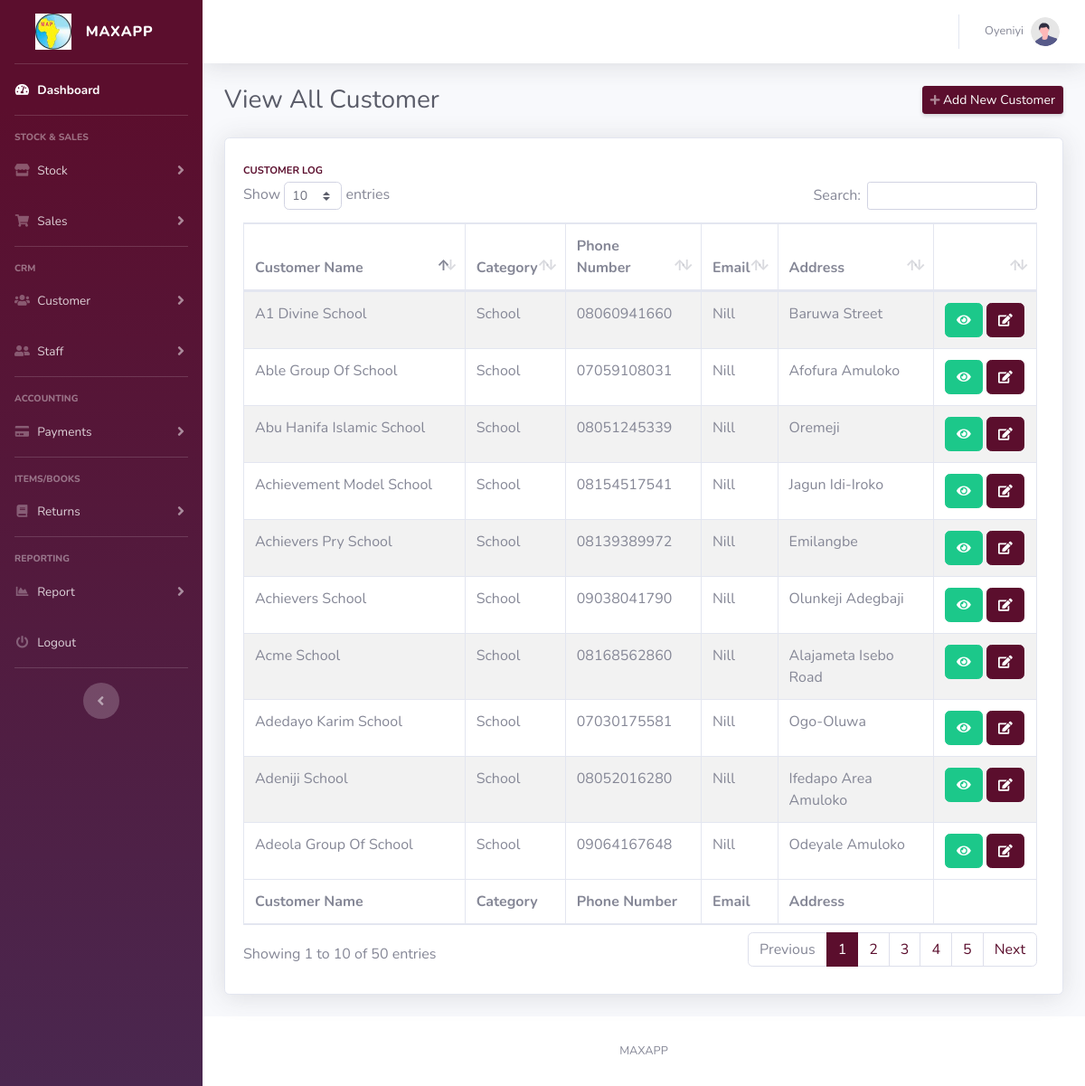
/viewcustomer.php (signed in), run on the app's committed database.
### tables this page shows
CREATE TABLE `customers_table` (
  `customer_id` bigint(20) NOT NULL,
  `customer_category` varchar(100) NOT NULL,
  `customer_name` varchar(1000) NOT NULL,
  `customer_mobile` varchar(50) NOT NULL,
  `customer_address` varchar(1000) NOT NULL,
  `customer_email` varchar(1000) DEFAULT NULL,
  `reg_date` datetime NOT NULL DEFAULT current_timestamp()
);

### classes/DataConnect.class.php (called while the page is built, shortened)
<?php
    class DataConnect{
        protected function connect(){
            $this->servername = "localhost";
            $this->username = "root";
            $this->password = "";
            $this->dbname = "maxventory";
            $datasourcename = 'mysql:host='.$this->servername.';dbname='.$this->dbname;
            $konet = new PDO($datasourcename, $this->username, $this->password);
            $konet->setAttribute(PDO::ATTR_DEFAULT_FETCH_MODE, PDO::FETCH_ASSOC);
            $konet->setAttribute(PDO::ATTR_ERRMODE, PDO::ERRMODE_EXCEPTION);
            return $konet;
        }
    }

### classes/CustomerModel.class.php (called while the page is built, shortened)
<?php
    class CustomerModel extends DataConnect{
         protected function getAllCustomer(){
            try{
                $getCust = "SELECT * FROM customers_table ORDER BY customer_id DESC";
                $custStmt = $this->connect()->query($getCust);
                $results = $custStmt->fetchAll();
                return $results;
            }
            catch (PDOException $ex)
            {
                $ex->getMessage();
            }
        }
    }

### classes/CustomerController.class.php (called while the page is built, shortened)
<?php
    class CustomerController extends CustomerModel{
        public function showCustomers(){
            $cust = $this->getAllCustomer();
        }
    }

### viewcustomer.php (the view, shortened to what this page needs)
<!DOCTYPE html>
<html lang="en">
<head>
    <?php $pageTitle = "View All Customer"; ?>
    <?php include('partial/header.part.php') ?>
    <link href="vendor/datatables/dataTables.bootstrap4.min.css" rel="stylesheet">
</head>
<body id="page-top">
    <div id="wrapper">
        <?php include('partial/navbar.part.php') ?>
        <div id="content-wrapper" class="d-flex flex-column">
            <div id="content">
                <nav class="navbar navbar-expand navbar-light bg-white topbar mb-4 static-top shadow">
                    <?php include('partial/topbar.part.php') ?>
                </nav>
                <div class="container-fluid">
                    <div class="d-sm-flex align-items-center justify-content-between mb-4">
                        <h1 class="h3 mb-0 text-gray-800"><?=$pageTitle ?></h1>
                        <a href="newcustomer" class="d-none d-sm-inline-block btn btn-sm btn-primary shadow-sm"><i
                                class="fas fa-plus fa-sm text-white-50"></i> Add New Customer</a>
                    </div>
                    <div class="row">
                        <?php $gatCust = new CustomerController(); $gatCust->showCustomers(); ?>
                        <div class="col-xl-12 col-md-12 mb-4">
                            <div class="card shadow h-100 py-2">
                                <div class="card-body">
                                    <div class="row no-gutters align-items-center">
                                        <div class="col mr-2">
                                            <div class="text-xs font-weight-bold text-primary text-uppercase mb-1">
                                                Customer Log</div>
                                                <div class="table-responsive">
                                                    <table class="table table-bordered table-striped" id="dataTable" width="100%" cellspacing="0">
                                                        <thead>
                                                            <tr>
                                                                <th>Customer Name</th>
                                                                <th>Category</th>
                                                                <th>Phone Number</th>
                                                                <th>Email</th>
                                                                <th>Address</th>
                                                                <th width="13%">&nbsp;</th>
                                                            </tr>
                                                        </thead>
                                                        <tfoot>
                                                            <tr>
                                                                <th>Customer Name</th>
                                                                <th>Category</th>
                                                                <th>Phone Number</th>
                                                                <th>Email</th>
                                                                <th>Address</th>
                                                                <th>&nbsp;</th>
                                                            </tr>
                                                        </tfoot>
                                                        <tbody>
                                                            <?php foreach ($cust as $acust) { ?>
                                                            <tr>
                                                                <td><?=$acust['customer_name'] ?></td>
                                                                <td><?=$acust['customer_category'] ?></td>
                                                                <td><?=$acust['customer_mobile'] ?></td>
                                                                <td><?=$acust['customer_email'] ?></td>
                                                                <td><?=$acust['customer_address'] ?></td>
                                                                <td><a href="customerdetail?custid=<?=$acust['customer_id'] ?>" class="btn btn-success" data-toggle="tooltip" data-placement="top"
                                                                title="View Customer Details"><i class="fas fa-eye fa-sm text-white-70"></i></a>
                                                                <?php if ($_SESSION['role'] == "Managing Director" || $_SESSION['role'] == "Human Resources" || $_SESSION['role'] == "Accountant"){ ?>
                                                                <a href="editcustomer?custid=<?=$acust['customer_id'] ?>" class="btn btn-primary" data-toggle="tooltip" data-placement="top"
                                                                title="Edit Customer Details"><i class="fas fa-edit fa-sm text-white-70"></i></a>
                                                                <?php }?>
                                                                </td>
                                                            </tr>
                                                            <?php } ?>
                                                        </tbody>
                                                    </table>
                                                </div>
                                        </div>
                                    </div>
                                </div>
                            </div>
                        </div>
                    </div>
                </div>
            </div>
            <footer class="sticky-footer bg-white">
                <div class="container my-auto">
                    <div class="copyright text-center my-auto">
                        <span>MAXAPP</span>
                    </div>
                </div>
            </footer>
        </div>
    </div>
</body>
</html>

### data on the page
customers_table: customer_name "Adedayo Karim School", customer_category "School", customer_mobile "07030175581", customer_email "Nill", customer_address "Ogo-Oluwa"
customers_table: customer_name "A1 Divine School", customer_category "School", customer_mobile "08060941660", customer_email "Nill", customer_address "Baruwa Street"
customers_table: customer_name "Adeola Group Of School", customer_category "School", customer_mobile "09064167648", customer_email "Nill", customer_address "Odeyale Amuloko"
customers_table: customer_name "Adeniji School", customer_category "School", customer_mobile "08052016280", customer_email "Nill", customer_address "Ifedapo Area Amuloko"
customers_table: customer_name "Acme School", customer_category "School", customer_mobile "08168562860", customer_email "Nill", customer_address "Alajameta Isebo Road"
customers_table: customer_name "Achievers Pry School", customer_category "School", customer_mobile "08139389972", customer_email "Nill", customer_address "Emilangbe"
customers_table: customer_name "Achievers School", customer_category "School", customer_mobile "09038041790", customer_email "Nill", customer_address "Olunkeji Adegbaji"
customers_table: customer_name "Achievement Model School", customer_category "School", customer_mobile "08154517541", customer_email "Nill", customer_address "Jagun Idi-Iroko"
customers_table: customer_name "Abu Hanifa Islamic School", customer_category "School", customer_mobile "08051245339", customer_email "Nill", customer_address "Oremeji"
customers_table: customer_name "Able Group Of School", customer_category "School", customer_mobile "07059108031", customer_email "Nill", customer_address "Afofura Amuloko"

### other printed values
$_SESSION['userfname'] "Oyeniyi"
$pageTitle "View All Customer"
